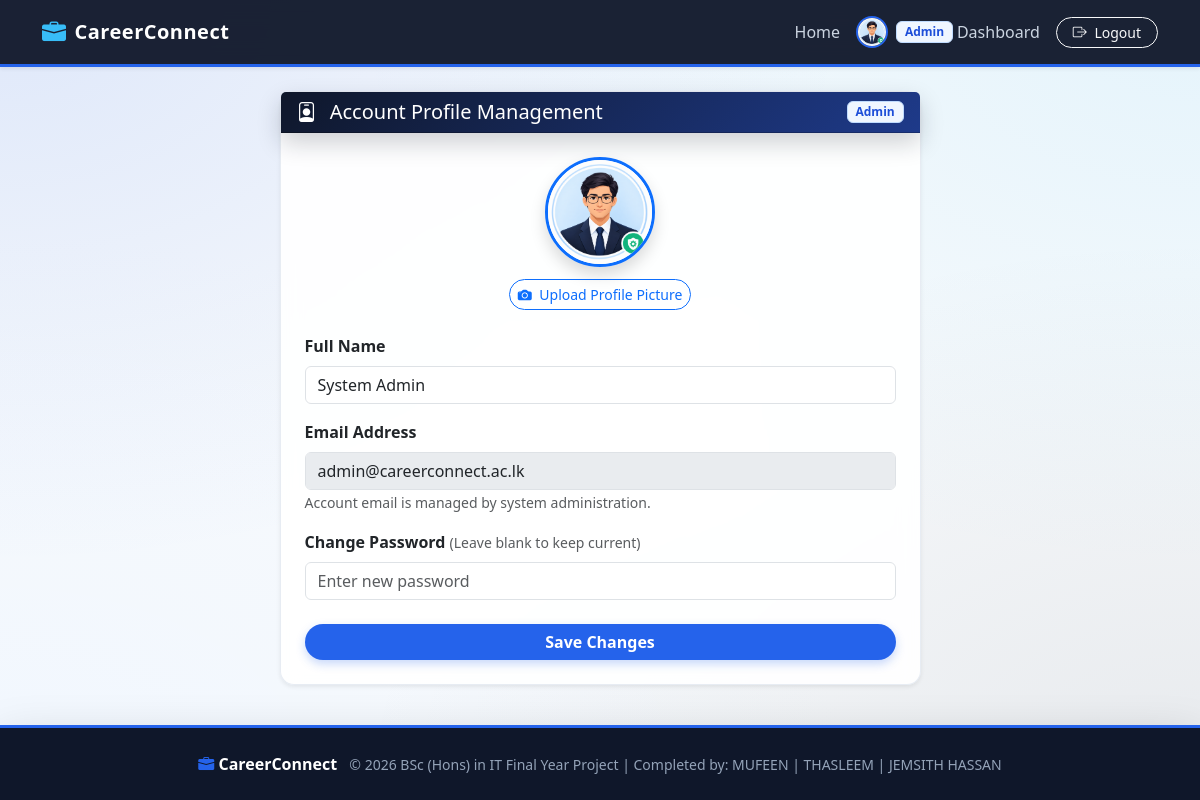
/user_profile.php (signed in), run on the app's committed database.
### tables this page shows
CREATE TABLE users (
            user_id INTEGER PRIMARY KEY AUTOINCREMENT,
            name TEXT NOT NULL,
            email TEXT NOT NULL UNIQUE,
            password TEXT NOT NULL,
            role TEXT NOT NULL CHECK (role IN ('Student', 'Employer', 'Coordinator', 'Admin')),
            profile_pic TEXT DEFAULT NULL,
            created_at DATETIME DEFAULT CURRENT_TIMESTAMP
        );

### user_profile.php (the view, shortened to what this page needs)
<?php
$db = Database::getConnection();
$userId  = $_SESSION['user_id'];
$stmt = $db->prepare("SELECT name, email, role, profile_pic FROM users WHERE user_id = :uid");
$stmt->execute([':uid' => $userId]);
$user = $stmt->fetch();
require_once __DIR__ . '/includes/header.php';
?>
<div class="row justify-content-center">
    <div class="col-md-7">
        <div class="card shadow-sm">
            <div class="card-header bg-corporate-hero text-white d-flex justify-content-between align-items-center">
                <h5 class="mb-0"><i class="bi bi-person-badge me-2"></i> Account Profile Management</h5>
                <span class="badge badge-sapphire"><?= htmlspecialchars($user['role']) ?></span>
            </div>
            <div class="card-body p-4">
                <form method="POST" enctype="multipart/form-data">
                    <div class="text-center mb-4">
                        <img src="<?= getProfilePicPath($user['profile_pic']) ?>" class="rounded-circle shadow border border-3 border-primary mb-2" style="width: 110px; height: 110px; object-fit: cover;">
                        <div>
                            <label class="btn btn-sm btn-outline-primary rounded-pill mt-1">
                                <i class="bi bi-camera-fill me-1"></i> Upload Profile Picture
                            </label>
                        </div>
                    </div>
                    <div class="mb-3">
                        <label class="form-label fw-bold">Full Name</label>
                        <input type="text" name="name" class="form-control" value="<?= htmlspecialchars($user['name']) ?>" required>
                    </div>
                    <div class="mb-3">
                        <label class="form-label fw-bold">Email Address</label>
                        <input type="email" class="form-control" value="<?= htmlspecialchars($user['email']) ?>" disabled>
                        <small class="text-muted">Account email is managed by system administration.</small>
                    </div>
                    <div class="mb-4">
                        <label class="form-label fw-bold">Change Password <small class="text-muted fw-normal">(Leave blank to keep current)</small></label>
                        <input type="password" name="password" class="form-control" placeholder="Enter new password">
                    </div>
                    <button type="submit" class="btn btn-sapphire w-100 rounded-pill">Save Changes</button>
                </form>
            </div>
        </div>
    </div>
</div>
<?php require_once __DIR__ . '/includes/footer.php'; ?>

### includes/header.php (style rules this page uses)
:root { --navy-900: #0f172a; --navy-800: #1e293b; --sapphire-600: #2563eb; --sapphire-700: #1d4ed8; --sapphire-50: #eff6ff; --slate-800: #1e293b; --slate-600: #475569; }
body { background: radial-gradient(at 0% 0%, rgba(37, 99, 235, 0.12) 0px, transparent 50%), radial-gradient(at 100% 0%, rgba(56, 189, 248, 0.10) 0px, transparent 50%), radial-gradient(at 100% 100%, rgba(30, 41, 59, 0.08) 0px, transparent 50%), radial-gradient(at 0% 100%, rgba(239, 246, 255, 0.8) 0px, transparent 50%), #f8fafc; background-attachment: fixed; color: var(--slate-800); font-family: 'Segoe UI', system-ui, -apple-system, sans-serif; min-height: 100vh; }
.btn-sapphire { background-color: var(--sapphire-600); color: #ffffff; border: none; font-weight: 600; box-shadow: 0 4px 10px rgba(37, 99, 235, 0.25); transition: all 0.2s ease; }
.card { background: rgba(255, 255, 255, 0.92); backdrop-filter: blur(10px); border: 1px solid rgba(226, 232, 240, 0.8); border-radius: 14px; box-shadow: 0 4px 15px rgba(15, 23, 42, 0.05); transition: transform 0.25s ease, box-shadow 0.25s ease; }
.bg-corporate-hero { background: linear-gradient(135deg, var(--navy-900) 0%, #1e3a8a 100%); color: #ffffff; border-radius: 16px; box-shadow: 0 10px 25px rgba(15, 23, 42, 0.2); }
.badge-sapphire { background-color: var(--sapphire-50); color: var(--sapphire-700); border: 1px solid #bfdbfe; font-weight: 600; }

### data on the page
users: role "Admin", profile_pic (picture), name "System Admin", email "admin@careerconnect.ac.lk"

### other printed values
$_SESSION['role'] "Admin"
